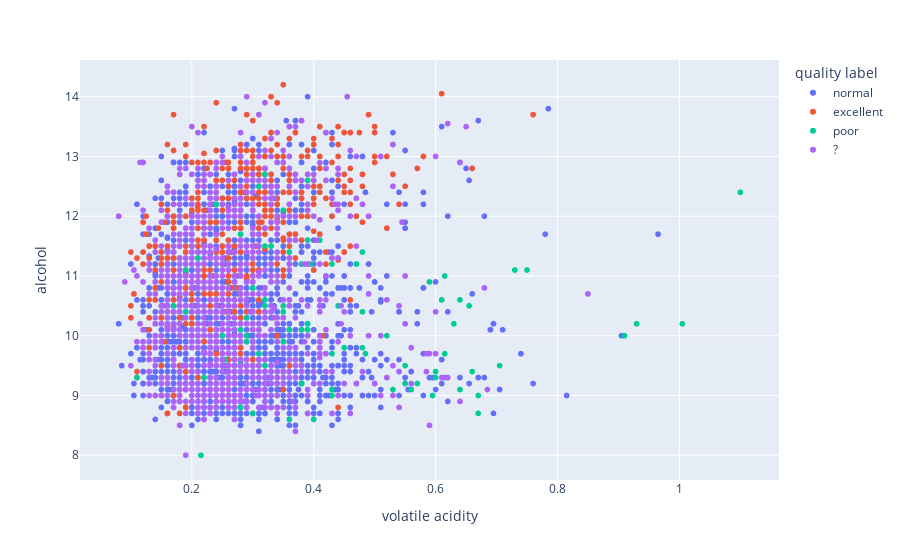

The cell this chart's notebook holds for it:
### Code cell
pd.concat([df_train, df_test], ignore_index=True).plot(kind='scatter', x = 'volatile acidity', y = 'alcohol', color = 'quality label')

### Figure 1 — Plotly figure (JSON) as saved in the notebook; plotly's stock layout.template omitted (floating-point values rounded to 4 significant figures; data arrays with more than 128 entries replaced by an {"elided": "..."} marker saying what was removed)
{"data": [{"hovertemplate": "quality label=normal<br>volatile acidity=%{x}<br>alcohol=%{y}<extra></extra>", "legendgroup": "normal", "marker": {"color": "#636efa", "symbol": "circle"}, "mode": "markers", "name": "normal", "showlegend": true, "type": "scattergl", "x": {"elided": "2924 float values"}, "xaxis": "x", "y": {"elided": "2924 float values"}, "yaxis": "y"}, {"hovertemplate": "quality label=excellent<br>volatile acidity=%{x}<br>alcohol=%{y}<extra></extra>", "legendgroup": "excellent", "marker": {"color": "#EF553B", "symbol": "circle"}, "mode": "markers", "name": "excellent", "showlegend": true, "type": "scattergl", "x": {"elided": "848 float values"}, "xaxis": "x", "y": {"elided": "848 float values"}, "yaxis": "y"}, {"hovertemplate": "quality label=poor<br>volatile acidity=%{x}<br>alcohol=%{y}<extra></extra>", "legendgroup": "poor", "marker": {"color": "#00cc96", "symbol": "circle"}, "mode": "markers", "name": "poor", "showlegend": true, "type": "scattergl", "x": {"elided": "146 float values"}, "xaxis": "x", "y": {"elided": "146 float values"}, "yaxis": "y"}, {"hovertemplate": "quality label=?<br>volatile acidity=%{x}<br>alcohol=%{y}<extra></extra>", "legendgroup": "?", "marker": {"color": "#ab63fa", "symbol": "circle"}, "mode": "markers", "name": "?", "showlegend": true, "type": "scattergl", "x": {"elided": "980 float values"}, "xaxis": "x", "y": {"elided": "980 float values"}, "yaxis": "y"}], "layout": {"legend": {"title": {"text": "quality label"}, "tracegroupgap": 0}, "margin": {"t": 60}, "xaxis": {"anchor": "y", "domain": [0, 1], "title": {"text": "volatile acidity"}}, "yaxis": {"anchor": "x", "domain": [0, 1], "title": {"text": "alcohol"}}}}
